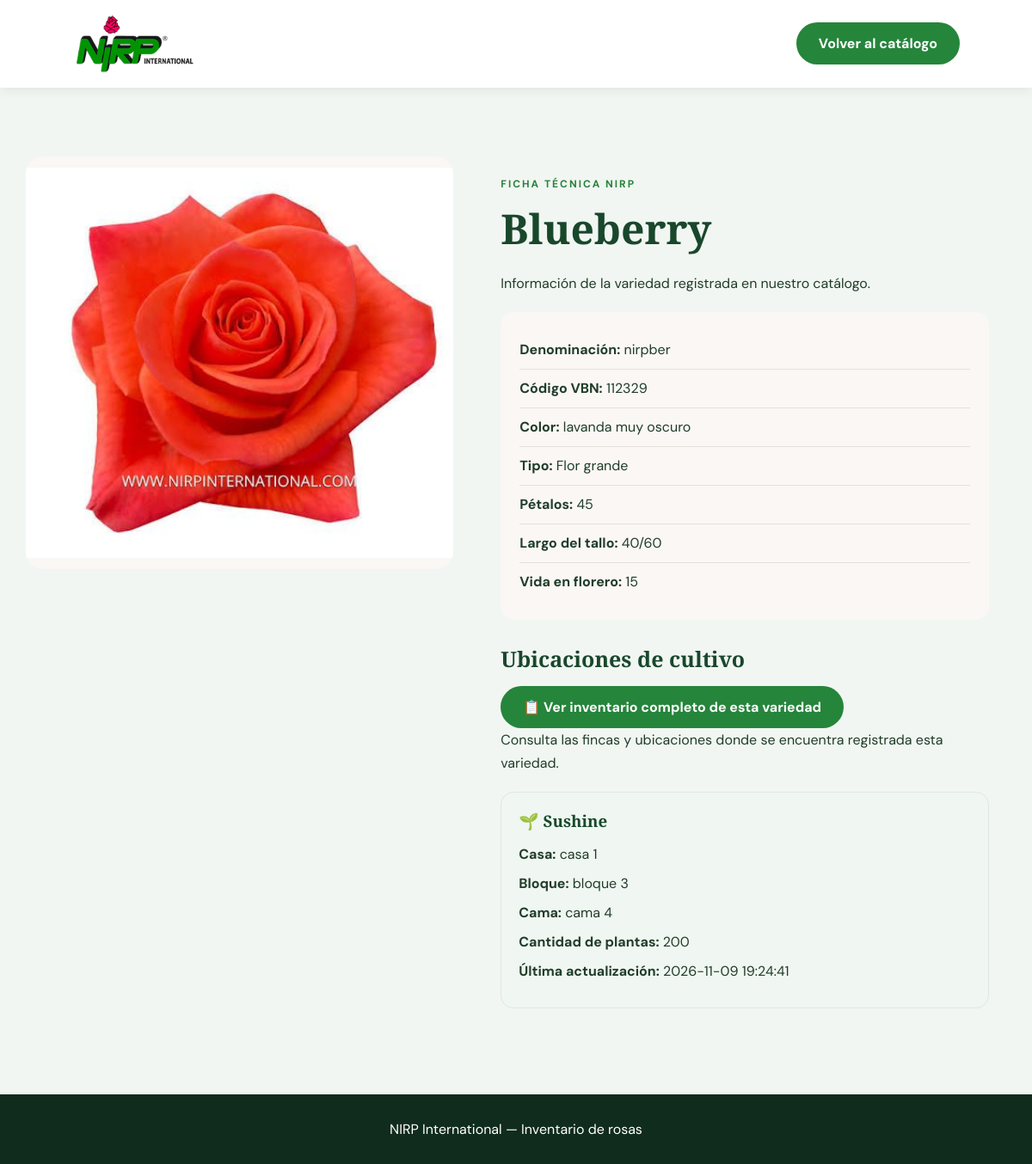
The page /variedad/5 (signed in) on the database its author committed.
### tables this page shows
CREATE TABLE variedades (
                id INTEGER PRIMARY KEY AUTOINCREMENT,
                nombre TEXT NOT NULL,
                denominacion TEXT,
                codigo_vbn TEXT,
                color TEXT NOT NULL,
                tipo TEXT,
                petalos INTEGER,
                tallo TEXT,
                vida_florero TEXT,
                imagen TEXT
            );

CREATE TABLE "inventarios" (
                id INTEGER PRIMARY KEY AUTOINCREMENT,
                finca_id INTEGER NOT NULL,
                variedad_id INTEGER NOT NULL,
                casa TEXT NOT NULL DEFAULT '',
                bloque TEXT NOT NULL DEFAULT '',
                cama TEXT NOT NULL DEFAULT '',
                cantidad INTEGER NOT NULL DEFAULT 0
                    CHECK(cantidad >= 0),
                observaciones TEXT NOT NULL DEFAULT '',
                actualizado_en TEXT NOT NULL
                    DEFAULT CURRENT_TIMESTAMP, fecha_siembra TEXT, propagador TEXT, numero_camas INTEGER, densidad_cama REAL, fecha_primera_cosecha TEXT,

                UNIQUE(
                    finca_id,
                    variedad_id,
                    casa,
                    bloque,
                    cama
                ),

                FOREIGN KEY (finca_id)
                    REFERENCES fincas(id)
                    ON DELETE RESTRICT,

                FOREIGN KEY (variedad_id)
                    REFERENCES variedades(id)
                    ON DELETE RESTRICT
            );

CREATE TABLE fincas (
                id INTEGER PRIMARY KEY AUTOINCREMENT,
                nombre TEXT NOT NULL,
                empresa TEXT,
                departamento TEXT NOT NULL,
                municipio TEXT NOT NULL,
                vereda TEXT,
                direccion TEXT,
                telefono TEXT,
                ubicacion_cultivo TEXT,
                variedades_otras_casas TEXT,
                latitud REAL,
                longitud REAL,
                observaciones TEXT,
                fecha_registro TEXT DEFAULT CURRENT_TIMESTAMP
            );

### app.py (the view, shortened to what this page needs)
@app.route("/variedad/<int:id>")
def detalle_variedad(id):
    usuario = (
        obtener_usuario_id(session["usuario_id"])
        if session.get("usuario_id")
        else None
    )
    if usuario and usuario["rol"] == "admin":
        rosa = obtener_variedad(id)
        if rosa is None:
            abort(404)
        ubicaciones = [
            registro
            for registro in obtener_inventarios()
            if registro["variedad_id"] == id
        ]
        return render_template(
            "detalle_variedad.html",
            rosa=rosa,
            ubicaciones=ubicaciones
        )

### app.py (called while the page is built)
@app.context_processor
def funciones_plantilla():
    return {
        "csrf_token": csrf_token
    }

### database.py (called while the page is built)
def conectar():
    conexion = sqlite3.connect(DATABASE)
    conexion.row_factory = sqlite3.Row
    conexion.execute("PRAGMA foreign_keys = ON")
    return conexion

def obtener_variedad(id):
    with conectar() as conexion:
        fila = conexion.execute(
            "SELECT * FROM variedades WHERE id = ?",
            (id,)
        ).fetchone()
        return dict(fila) if fila else None

def obtener_usuario_id(usuario_id):
    with conectar() as conexion:
        fila = conexion.execute("""
            SELECT * FROM usuarios
            WHERE id = ?
        """, (usuario_id,)).fetchone()
        return dict(fila) if fila else None

### templates/detalle_variedad.html (shortened to what this page needs)
<!DOCTYPE html>
<html lang="es">
<head>
    <link rel="stylesheet"
          href="{{ url_for('static', filename='styles.css') }}">
</head>
<body>
    <header class="encabezado">
        <a href="{{ url_for('inicio') }}"
           class="marca">
            <img
                src="{{ url_for('static', filename='imagenes/logo-nirp.png') }}"
                alt="NIRP International">
        </a>
        <a href="{{ url_for('inicio') }}#variedades"
           class="boton">
            Volver al catálogo
        </a>
    </header>
    <main class="detalle-variedad">
        <div class="detalle-imagen">
            {% if rosa.imagen %}
                <img
                    src="{{ url_for('static', filename=rosa.imagen) }}"
                    alt="Rosa {{ rosa.nombre }}">
            {% else %}
                <div class="sin-fotografia">
                    <span>🌹</span>
                    <p>Fotografía pendiente</p>
                </div>
            {% endif %}
        </div>
        <div class="detalle-info">
            <span class="etiqueta-detalle">
                FICHA TÉCNICA NIRP
            </span>
            <h1>{{ rosa.nombre }}</h1>
            <p>
                Información de la variedad registrada
                en nuestro catálogo.
            </p>
            <div class="caracteristicas">
                <p>
                    <strong>Denominación:</strong>
                    {{ rosa.denominacion or 'Sin registrar' }}
                </p>
                <p>
                    <strong>Código VBN:</strong>
                    {{ rosa.codigo_vbn or 'Sin registrar' }}
                </p>
                <p>
                    <strong>Color:</strong>
                    {{ rosa.color }}
                </p>
                <p>
                    <strong>Tipo:</strong>
                    {{ rosa.tipo or 'Sin registrar' }}
                </p>
                <p>
                    <strong>Pétalos:</strong>
                    {{ rosa.petalos if rosa.petalos is not none else 'Sin registrar' }}
                </p>
                <p>
                    <strong>Largo del tallo:</strong>
                    {{ rosa.tallo or 'Sin registrar' }}
                </p>
                <p>
                    <strong>Vida en florero:</strong>
                    {{ rosa.vida_florero or 'Sin registrar' }}
                </p>
            </div>
            <h2>Ubicaciones de cultivo</h2>
            <a
                href="{{ url_for('inventario_por_variedad_admin', variedad_id=rosa.id) }}"
                class="boton">
                📋 Ver inventario completo de esta variedad
            </a>
            <p>
                Consulta las fincas y ubicaciones
                donde se encuentra registrada
                esta variedad.
            </p>
            {% if ubicaciones %}
                <div class="variedad-ubicaciones">
                    {% for ubicacion in ubicaciones %}
                        <article class="variedad-ubicacion">
                            <h3>
                                🌱 {{ ubicacion.finca_nombre }}
                            </h3>
                            <p>
                                <strong>Casa:</strong>
                                {{ ubicacion.casa }}
                            </p>
                            <p>
                                <strong>Bloque:</strong>
                                {{ ubicacion.bloque }}
                            </p>
                            <p>
                                <strong>Cama:</strong>
                                {{ ubicacion.cama }}
                            </p>
                            <p>
                                <strong>Cantidad de plantas:</strong>
                                {{ ubicacion.cantidad }}
                            </p>
                            <p>
                                <strong>Última actualización:</strong>
                                {{ ubicacion.actualizado_en or 'Sin registrar' }}
                            </p>
                        </article>
                    {% endfor %}
                </div>
            {% else %}
                <p class="ubicacion-no-disponible">
                    Esta variedad todavía no tiene
                    ubicaciones de cultivo registradas.
                </p>
            {% endif %}
        </div>
    </main>
    <footer>
        <p>
            NIRP International — Inventario de rosas
        </p>
    </footer>
</body>
</html>

### static/styles.css (style rules this page uses)
* { margin: 0; padding: 0; box-sizing: border-box; }
html { scroll-behavior: smooth; scroll-padding-top: 100px; }
body { font-family: 'DM Sans', sans-serif; color: #203d29; background: #fff; overflow-x: hidden; }
h1, h2, h3 { font-family: 'Playfair Display', serif; }
img { max-width: 100%; }
.encabezado { padding: 15px 7%; min-height: 85px; background: white; display: flex; align-items: center; justify-content: space-between; gap: 20px; position: sticky; top: 0; z-index: 100; box-shadow: 0 3px 12px #00000012; }
.marca img { display: block; width: 145px; height: auto; object-fit: contain; }
.boton { display: inline-block; padding: 14px 26px; background: #25853b; color: white; border-radius: 30px; text-decoration: none; font-weight: 700; text-align: center; transition: background 0.2s ease; }
.detalle-variedad { max-width: 1200px; margin: 50px auto; padding: 30px; display: grid; grid-template-columns: minmax(0, 45fr) minmax(0, 55fr); gap: 35px; align-items: start; }
.detalle-imagen { width: 100%; min-width: 0; background: #faf7f5; border-radius: 20px; overflow: hidden; }
.detalle-imagen img { display: block; width: 100%; height: 480px; object-fit: contain; }
.detalle-info { min-width: 0; padding: 20px; }
.etiqueta-detalle { color: #26823a; font-weight: 700; letter-spacing: 2px; font-size: 12px; }
.detalle-info h1 { font-size: clamp(34px, 4vw, 52px); color: #19472c; margin: 10px 0 18px; }
.detalle-info h2 { font-size: 25px; margin: 28px 0 15px; color: #19472c; }
.detalle-info > p { line-height: 1.7; }
.caracteristicas { background: #faf7f5; border-radius: 15px; padding: 22px; margin-top: 20px; }
.caracteristicas p { padding: 10px 0; border-bottom: 1px solid #e5e0dc; line-height: 1.5; }
.caracteristicas p:last-child { border-bottom: none; }
footer { background: #102c1c; color: white; text-align: center; padding: 30px; }
:root { --nirp-verde-oscuro: #17492f; --nirp-verde: #246a43; --nirp-verde-claro: #eaf4ed; --nirp-fondo: #f6f9f6; --nirp-texto: #263d2d; --nirp-texto-suave: #53675a; --nirp-borde: #dfebe1; --nirp-blanco: #ffffff; }
body { background: #f1f6f2; }
.variedad-ubicaciones { display: grid; grid-template-columns: repeat( auto-fit, minmax(min(100%, 260px), 1fr) ); gap: 20px; margin-top: 20px; }
.variedad-ubicacion { background: #f0f6f1; border: 1px solid #dce9df; border-radius: 15px; padding: 20px; }
.variedad-ubicacion h3 { color: #174b2b; margin-bottom: 15px; }
.variedad-ubicacion p { margin-bottom: 10px; line-height: 1.5; }

### rows shown on the page
variedades: imagen (picture), nombre "Blueberry", denominacion "nirpber", codigo_vbn "112329", color "lavanda muy oscuro", tipo "Flor grande", petalos "45", tallo "40/60", vida_florero "15"
inventarios: finca_nombre "Sushine", casa "casa 1", bloque "bloque 3", cama "cama 4", cantidad "200", actualizado_en "2026-11-09 19:24:41"
